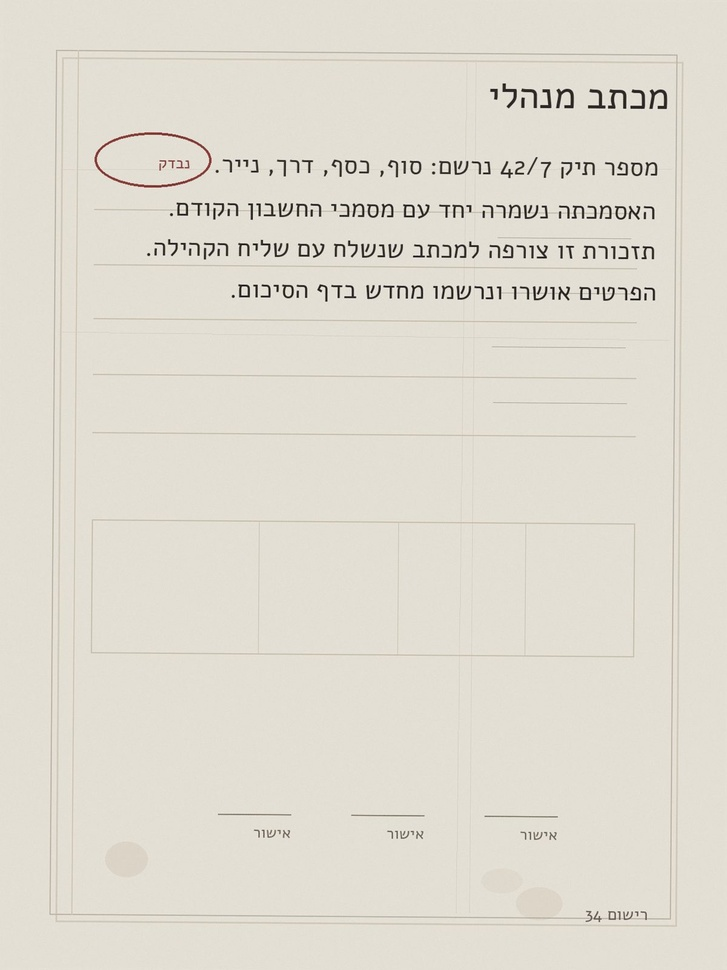
#> input picture src/hocrsyngen/data/contracts/generation_manifest_v1/fixture-batch/assets/hocrsyngen-s00000017-000000/page_0001.jpg, 727 x 970 px, shrunk from 1200 x 1600 before the run
$ python -i halo_metrics.py   (imports and definitions only)
#> lines starting #> are read from the running program, lines starting #| are printed output that depends on the picture; after the words box and inside, x2 and y2 are one past the last pixel; in counts of white or black regions, pixels touching at a corner belong together
"""Halo check for composed pages: is there a grey ring around pasted glyphs that real print or handwriting lacks?

Composites that paste a glyph together with its source patch (background, grey fringe, seams) leave a ring around
each glyph. This module measures, per image:

- ``paper``: the paper level, the median of pixels at or above the 40th percentile;
- ink: pixels darker than ``paper - ink_drop`` (default 60 grey levels);
- ``ring_minus_open``: mean luminance in a ring ``ring_inner``..``ring_outer`` px from ink (default 3..6) minus the
  mean of open paper, pixels more than ``open_px`` px (default 8) from any ink. Negative = a darker ring (a halo).

The target for composites is ``|ring_minus_open| < 2`` grey levels. Real scans show a small natural ring from ink spread,
so compare with real pages of the same source too.

    python -m hocrsyngen.halo_metrics PAGE.png [PAGE.png ...] [--max-abs 2.0]

prints per-page values and the median, and exits 1 when the median's magnitude exceeds ``--max-abs``. Needs the
optional extra: ``pip install hocrsyngen[metrics]`` (numpy, scipy).
"""
from __future__ import annotations

import argparse
import json
import sys
from pathlib import Path

from PIL import Image

_EXTRA_HINT = "hocrsyngen.halo_metrics needs the optional extra: pip install 'hocrsyngen[metrics]' (numpy, scipy)"


def _deps():
    try:
        import numpy
        from scipy import ndimage
    except ImportError as e:  # pragma: no cover - exercised only without the extra
        raise ImportError(_EXTRA_HINT) from e
    return numpy, ndimage


def measure(image, ink_drop: float = 60, ring_inner: int = 3, ring_outer: int = 6, open_px: int = 8) -> dict | None:
    """Halo measures of one image (path or PIL image); None when it has no ink or no open paper."""
#> called with ink_drop = 60, ring_inner = 3, ring_outer = 6, open_px = 8
    np, ndimage = _deps()
    img = image if isinstance(image, Image.Image) else Image.open(image)
#> img is the input picture: PIL image 727x970 RGB; mean R, G, B 223.9, 219.7, 208.7
    g = np.asarray(img.convert("L"), dtype=np.float32)
    paper = float(np.median(g[g >= np.percentile(g, 40)]))
#> paper = 223
    ink = g < paper - ink_drop
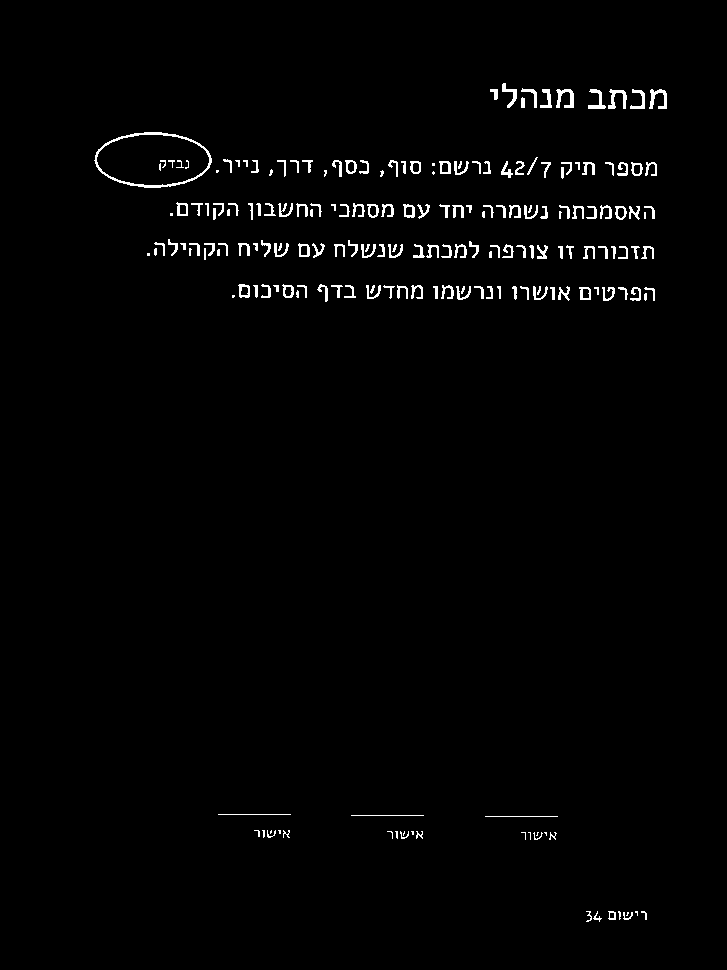
#> ink: shape (970, 727) bool; 1.5% white in thin lines or dots, all inside (x1, y1, x2, y2) = (94, 83, 667, 922)
    if not ink.any():
        return None
    near = ndimage.binary_dilation(ink, iterations=ring_inner)
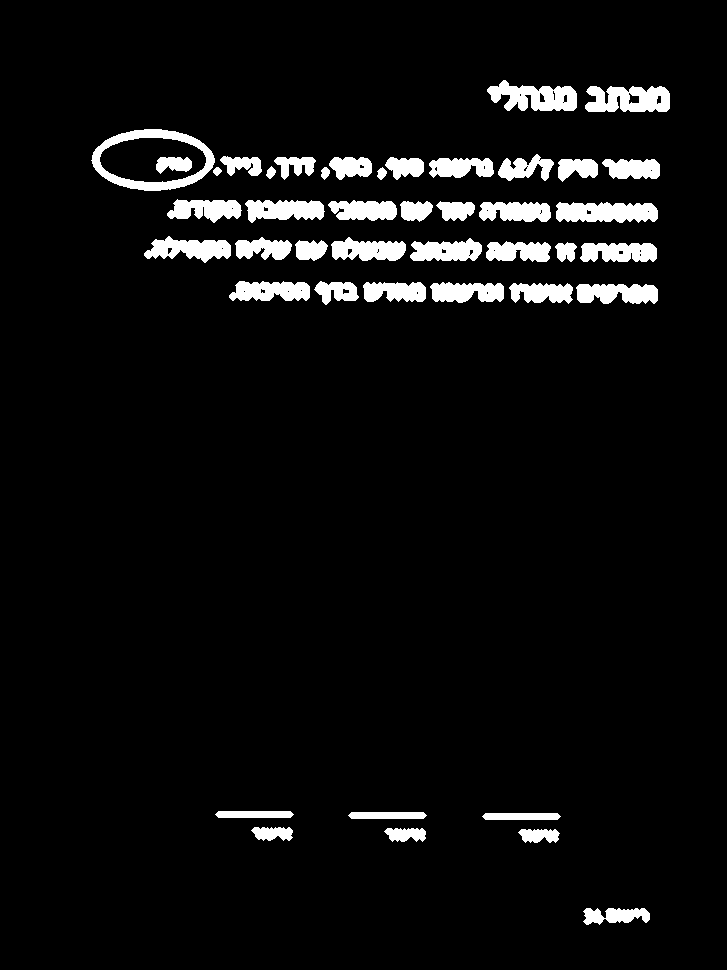
#> near: shape (970, 727) bool; 5.4% white; 44 white regions, largest, box (x1, y1, x2, y2) and area: (91, 129, 215, 191) 2201, (487, 80, 577, 111) 1757, (556, 202, 658, 223) 1747
    ring = ndimage.binary_dilation(ink, iterations=ring_outer) & ~near
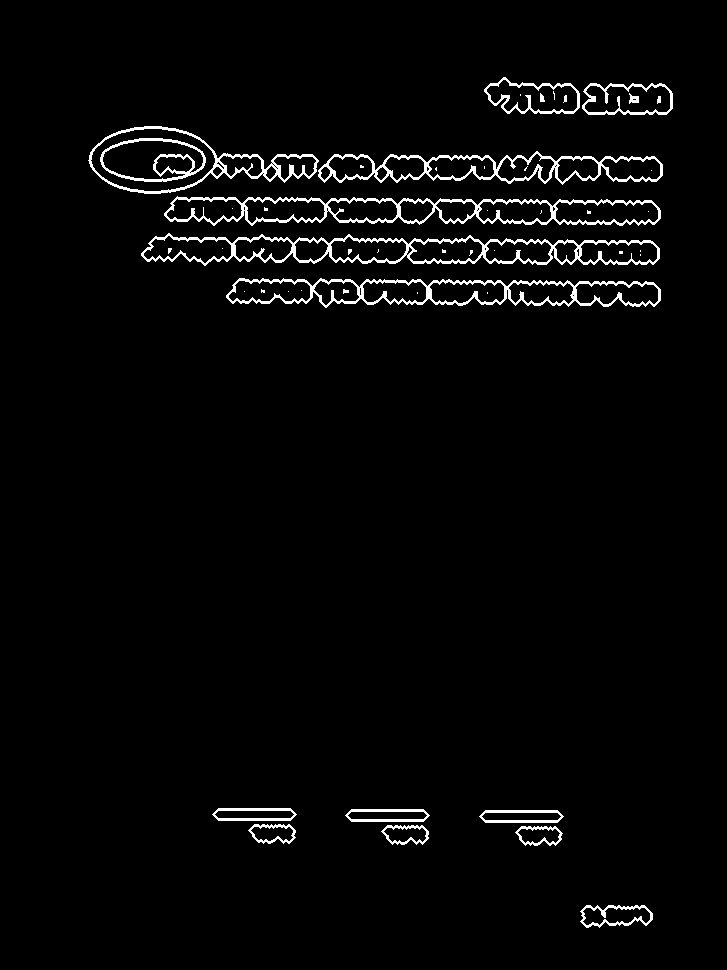
#> ring: shape (970, 727) bool; 2.8% white in thin lines or dots, all inside (x1, y1, x2, y2) = (88, 77, 673, 928)
    far = ~ndimage.binary_dilation(ink, iterations=open_px)
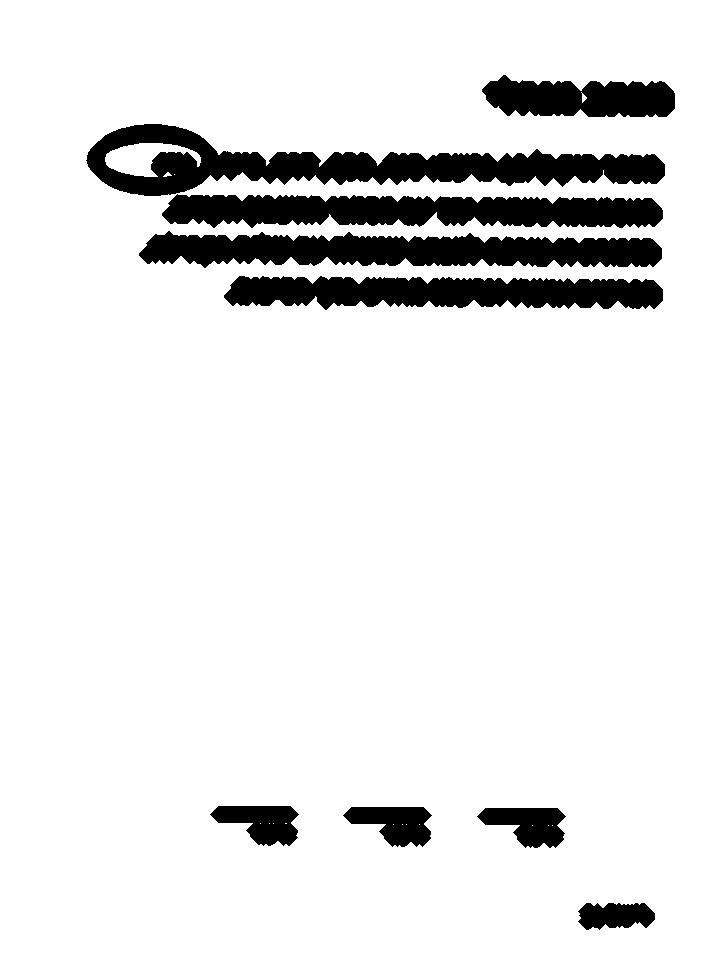
#> far: shape (970, 727) bool; 90.1% white; 9 black regions, largest, box (x1, y1, x2, y2) and area: (86, 124, 665, 196) 17203, (139, 231, 662, 268) 13741, (162, 194, 663, 228) 13116
    far[:2] = far[-2:] = False
    far[:, :2] = far[:, -2:] = False
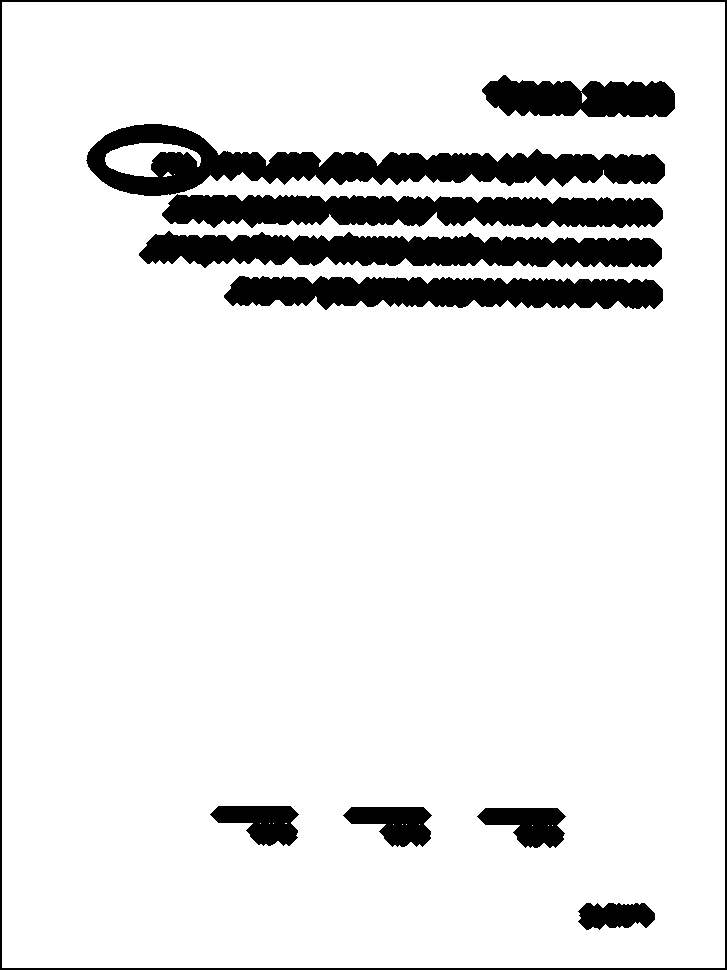
#> far: shape (970, 727) bool; 89.1% white; 10 black regions, largest, box (x1, y1, x2, y2) and area: (86, 124, 665, 196) 17203, (139, 231, 662, 268) 13741, (162, 194, 663, 228) 13116
    if not ring.any() or not far.any():
        return None
    return {"paper": paper, "ring_minus_open": float(g[ring].mean() - g[far].mean()),
            "ring_px": int(ring.sum()), "open_px": int(far.sum())}


def summarise(paths, **kw) -> dict:
    np, _ = _deps()
    rows = [(str(p), measure(p, **kw)) for p in paths]
    ok = [(p, m) for p, m in rows if m]
    if not ok:
        return {"n": 0, "skipped": len(rows)}
    vals = [m["ring_minus_open"] for _, m in ok]
    return {"n": len(ok), "skipped": len(rows) - len(ok), "median_ring_minus_open": float(np.median(vals)),
            "max_abs": float(max(abs(v) for v in vals)),
            "pages": [{"page": Path(p).name, "ring_minus_open": round(m["ring_minus_open"], 3)} for p, m in ok]}


def main(argv=None) -> int:
    ap = argparse.ArgumentParser(description=__doc__.splitlines()[0])
    ap.add_argument("pages", nargs="+", type=Path)
    ap.add_argument("--max-abs", type=float, default=2.0)
    a = ap.parse_args(argv)
    s = summarise(a.pages)
    s["pass"] = bool(s.get("n")) and abs(s["median_ring_minus_open"]) <= a.max_abs
    print(json.dumps(s, indent=1))
    return 0 if s["pass"] else 1


# [2 lines not run here, left out]

>>> result = measure('data/contracts/generation_manifest_v1/fixture-batch/assets/hocrsyngen-s00000017-000000/page_0001.jpg')
#> result = {'paper': 223, 'ring_minus_open': 0.448, 'ring_px': 19850, 'open_px': 628382}
